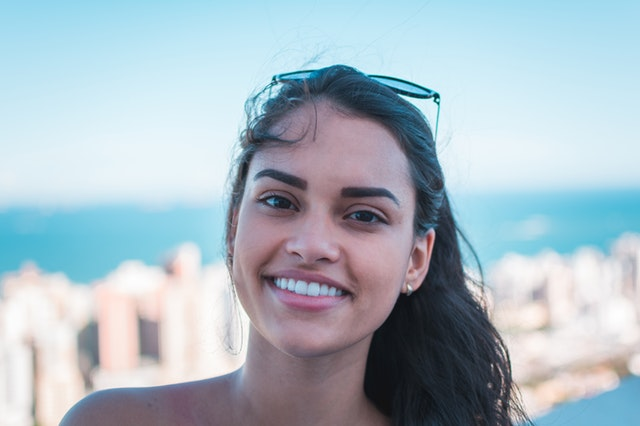
#> input picture smile.jpg, 640 x 426 px, found by its file name
$ python image.py
#> lines starting #> are read from the running program, lines starting #| are printed output that depends on the picture; after the words box and inside, x2 and y2 are one past the last pixel; in counts of white or black regions, pixels touching at a corner belong together
import cv2

img = cv2.imread('smile-detection/smile.jpg')
#> img is the input picture: shape (426, 640, 3); mean B, G, R 195.2, 185.1, 169.2
smile_cascade = cv2.CascadeClassifier('smile-detection/smile.xml')
face_cascade = cv2.CascadeClassifier('smile-detection/frontalface.xml')

gray = cv2.cvtColor(img, cv2.COLOR_BGR2GRAY)
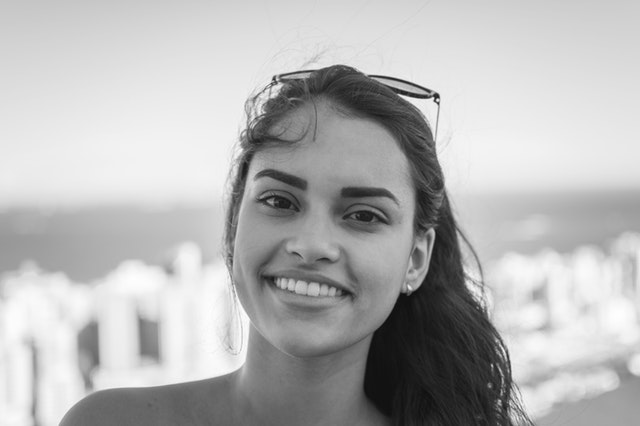
#> gray: shape (426, 640); min 12, max 255, mean 181.5
faces = face_cascade.detectMultiScale(gray,1.3,5)
#> faces = [[201, 117, 229, 229]]

for (x,y,w,h) in faces:

    cv2.rectangle(img,(x,y),(x+w,y+h),(0,0,255),2)
    roi_img = img[x:x+w,y:y+h]
    roi_gray = gray[x:x+w,y:y+h]

    smiles = smile_cascade.detectMultiScale(roi_gray,1.3,5)
    for (ex,ey,ew,eh) in smiles:
        cv2.rectangle(roi_img,(ex,ey),(ex+ew,ey+eh),(0,255,0),2)

    cv2.imshow('image',img)
#> this loop made 1 pass
#> (x, y, w, h, smiles) on pass 1: (201, 117, 229, 229, [[136, 59, 79, 40]])
#> pass 1, `roi_img = img[x:x+w,y:y+h]`:
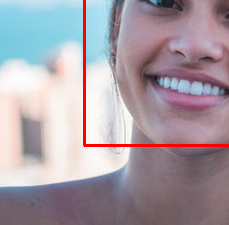
#> roi_img: shape (225, 229, 3); mean B, G, R 166.1, 157.8, 168.9
#> pass 1, `roi_gray = gray[x:x+w,y:y+h]`:
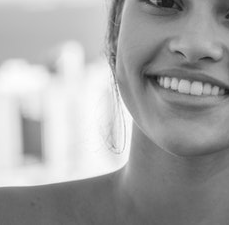
#> roi_gray: shape (225, 229); min 23, max 255, mean 164
#> pass 1, `cv2.imshow('image',img)`:
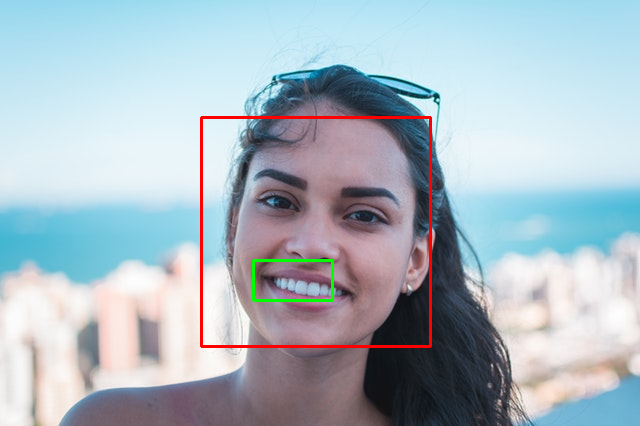
#> window 'image': shape (426, 640, 3); mean B, G, R 193.3, 184.1, 170
#> after the loop:
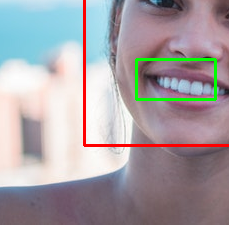
#> roi_img: shape (225, 229, 3); 1.38% of pixels changed, all inside (x1, y1, x2, y2) = (135, 58, 217, 101)

cv2.waitKey(0)
cv2.destroyAllWindows()
